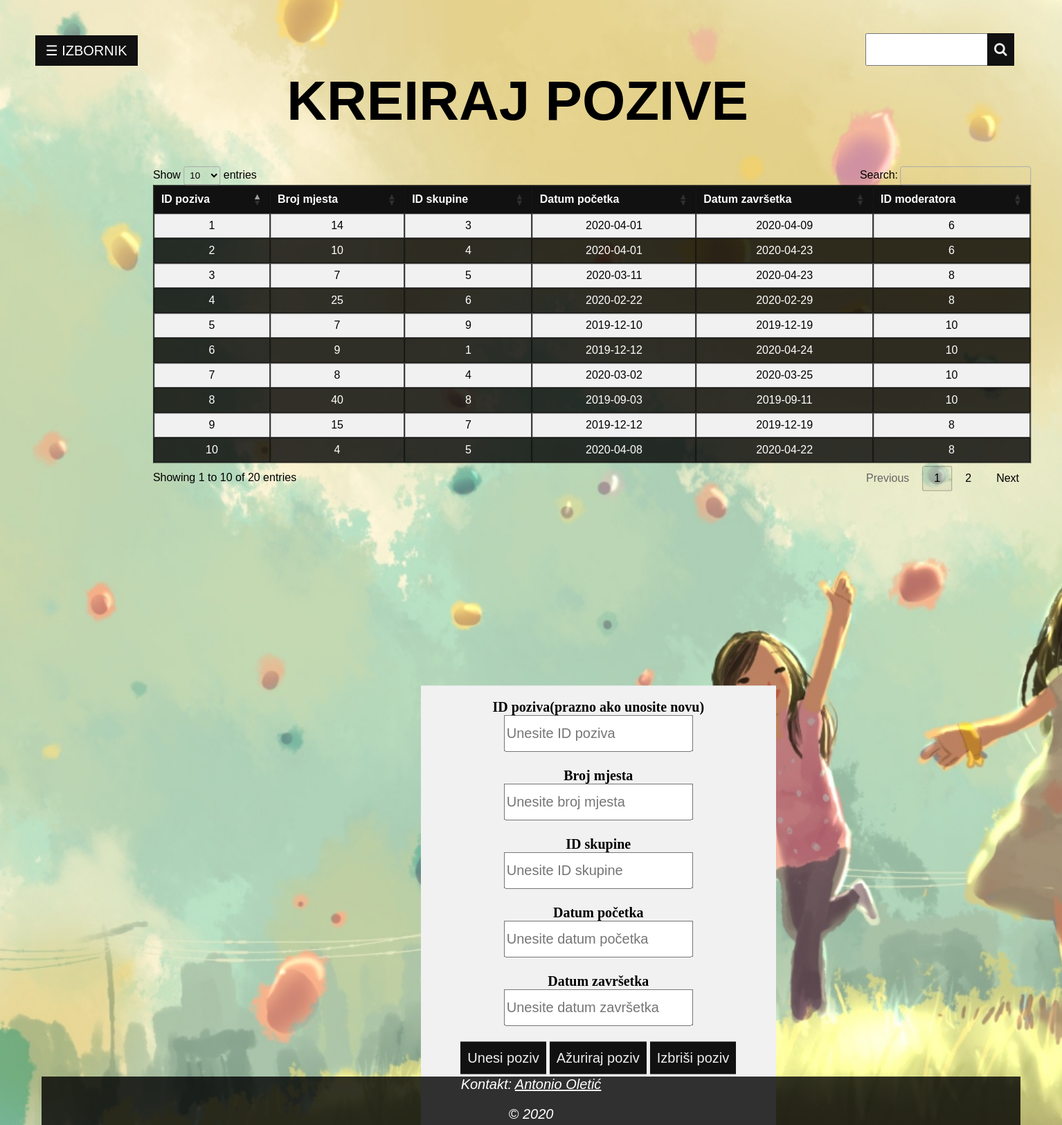
/kreirajPozivAdmin.php, run on the app's committed database.
### tables this page shows
CREATE TABLE `upisi` (
  `upisi_id` int(11) NOT NULL,
  `broj_mjesta` int(11) NOT NULL,
  `skupina_skupina_id` int(11) NOT NULL,
  `datum_od` date NOT NULL,
  `datum_do` date NOT NULL,
  `korisnik_korisnik_id` int(11) NOT NULL
);

### PHP Class/baza_class.php (called while the page is built, shortened)
<?php
class Baza {
    private $veza = null;
    function spojiDB() {
        $this->veza = new mysqli(self::server, self::korisnik, self::lozinka, self::baza);
        $this->veza->set_charset("utf8");
        return $this->veza;
    }
    function selectDB($upit) {
        $rezultat = $this->veza->query($upit);
        return $rezultat;
    }
}
?>

### kreirajPozivAdmin.php (the view, shortened to what this page needs)
<?php
include 'PHP Class/baza_class.php';
?>
<!DOCTYPE html>
<html>
    <head>
        <link rel="stylesheet" href="https://cdnjs.cloudflare.com/ajax/libs/font-awesome/4.7.0/css/font-awesome.min.css">
        <link href="css/aoletic.css" rel="stylesheet" type="text/css">
        <link href="css/aoletic_upravljajvrticima.css" rel="stylesheet" type="text/css">
        <link rel="stylesheet" type="text/css" href="https://cdn.datatables.net/1.10.20/css/jquery.dataTables.css">
    </head>
    <body id="sidebar_push" class="resetka" name="vrtici" onload="DobijVrticeAdmin()">
        <header class="zaglavje">
            <div id="main">
                <button class="openbtn" onclick="openNav()">&#9776; IZBORNIK</button>
            </div>
            <div class="header-form">
                <?php include './forma_search_odjava.php'; ?>
            </div>
        </header>
        <div class="naslov">
            <h1>KREIRAJ POZIVE</h1><br>
        </div>
        <div class="popis_vrtica" style= "transform: translate(15%, -25%);">
            <table id="popis_table8">
                <thead>
                    <tr>
                        <th>ID poziva</th>
                        <th>Broj mjesta</th>
                        <th>ID skupine</th>
                        <th>Datum početka</th>
                        <th>Datum završetka</th>
                        <th>ID moderatora</th>
                    </tr>
                </thead>
                <tbody id="tablica_pozivimod" for="popis_vrtica">
                    <?php
                    $dbVeza = new Baza();
                    $dbVeza->spojiDB();
                    $sqlPoziviMod = "SELECT * FROM upisi";
                    $rezultatPoziviMod = $dbVeza->selectDB($sqlPoziviMod);
                    $dataRow = "";
                    while ($row = mysqli_fetch_array($rezultatPoziviMod)) {
                        $dataRow = $dataRow . "<tr><td>$row[0]</td><td>$row[1]</td><td>$row[2]</td><td>$row[3]</td><td>$row[4]</td><td>$row[5]</td></tr>";
                    }
                    echo $dataRow;
                    ?>
                </tbody>
            </table>
        </div>
        <div class="login_form">
            <form method="post" action="" id="forma_vrtic" >
                <div class="container">
                    <label for="id_vrtica"><b>ID poziva(prazno ako unosite novu)</b></label><br>
                    <input type="text" placeholder="Unesite ID poziva" name="id_poziva" id="id_poziva" style="height:47px ;font-size:20px"><br><br>
                    <label for="broj_mjesta"><b>Broj mjesta</b></label><br>
                    <input type="text" placeholder="Unesite broj mjesta" name="broj_mjesta" id="broj_mjesta"  style="height:47px ;font-size:20px"><br><br>
                    <label for="cijena_skupine"><b>ID skupine</b></label><br>
                    <input type="text" placeholder="Unesite ID skupine" name="id_skupine" id="id_skupine"  style="height:47px ;font-size:20px"><br><br>
                    <label for="cijena_skupine"><b>Datum početka</b></label><br>
                    <input type="text" placeholder="Unesite datum početka" name="datum_pocetka" id="datum_pocetka"  style="height:47px ;font-size:20px"><br><br>
                    <label for="cijena_skupine"><b>Datum završetka</b></label><br>
                    <input type="text" placeholder="Unesite datum završetka" name="datum_zavrsetka" id="datum_zavrsetka"  style="height:47px ;font-size:20px"><br><br>
                    <input class="regbtn" type="submit" name="unesibutton" id="unesibutton" value="Unesi poziv">
                    <input class="regbtn" type="submit" name="azuriraj" id="azuriraj" value="Ažuriraj poziv">
                    <input class="regbtn" type="submit" name="izbrisi" id="izbrisi" value="Izbriši poziv"><br><br>
                </div>
                <div class="container" style="background-color:#f1f1f1">
                </div>
            </form>
        </div>
        <footer class="podnozje" id="podnozje_push">
            <address>
                Kontakt:
                <a href="mailto:aoletic@foi.hr" style="color:white">Antonio Oletić</a>
                <p>&copy; 2020</p>
            </address>
        </footer>
    </body>
</html>

### css/aoletic.css (style rules this page uses)
html { scroll-behavior: smooth; min-height: 100%; }
body { font-family: 'Nunito', sans-serif; background-color: #192231; margin: auto 0%; display: grid; width:100%; overflow-x: hidden; }
.resetka { display: grid; grid-template-columns:auto auto auto; row-gap: 30px; padding: 2%; }
.zaglavje { grid-row:1; grid-column:1 / span 3; }
.podnozje { grid-row:4; grid-column:1/span 3; height:70px; position:fixed; left: 60px; right:60px; bottom: 0; background-color: rgba(0,0,0,0.8); color:white; text-align: center; font-size:20px; transition: 0.5s; }
header { z-index: 1; top: 0; }
.resetka { background-image: url(../multimedija/prva_slika.jpg); background-repeat: no-repeat; background-attachment: fixed; background-size: cover; }
.header-form { float:right; font-size: 20px; cursor: pointer; margin-top: -87px; border: none; padding: 20px 100px; }
.openbtn { font-size: 20px; cursor: pointer; background-color: #111; color: white; padding: 10px 15px; border: none; transition-duration: 0.4s; }
#main { transition: margin-left .5s; padding: 20px; }
#sidebar_push { transition: margin-left .5s; }
.naslov { font-size: 40px; font-weight: 40; grid-row:2; grid-column:1/ span 3; transform: translate(25%,-40%); }
.login_form { grid-row:3; grid-column:1; }
.popis_vrtica { grid-row:3; grid-column:1; transform: translate(25%, -25%); }
.popis_vrtica table { overflow-x: scroll; }
.popis_vrtica table, th, td { border: 1px solid #111; }
.popis_vrtica th { padding: 15px 15px; vertical-align: middle; border-bottom: 2px solid #111; border-right: 2px solid #111; background-color: #111; color: white; }
.popis_vrtica td { vertical-align: middle; text-align: center; padding-left: 7px; padding-right: 7px; padding-top: 13px; padding-bottom: 13px; }
.popis_vrtica tr:nth-child(even) { background-color: rgba(0,0,0,0.8); color: white; }
.popis_vrtica tr:nth-child(odd) { background-color: #f1f1f1; color: black; }
.popis_vrticaadmin table, th, td { border: 1px solid #111; }

### css/aoletic_upravljajvrticima.css (style rules this page uses)
.login_form form { font-family: Cenntury Gothic; border: 3px solid #f1f1f1; text-align: center; font-size:20px; background-color: #f1f1f1; margin-left: 500px; margin-bottom: 80px; transform: translate(15%, 90%); width:40% }
.container { padding: 16px; }
.regbtn { padding:12px 10px; background: #111; font-size: 20px; color:#eeeeee; border: none; cursor: pointer; }
html { scroll-behavior: smooth; height: 100%; }

### data on the page
upisi: upisi "1", broj_mjesta "14", skupina_skupina "3", datum_od "2020-04-01", datum_do "2020-04-09", korisnik_korisnik "6"
upisi: upisi "2", broj_mjesta "10", skupina_skupina "4", datum_od "2020-04-01", datum_do "2020-04-23", korisnik_korisnik "6"
upisi: upisi "3", broj_mjesta "7", skupina_skupina "5", datum_od "2020-03-11", datum_do "2020-04-23", korisnik_korisnik "8"
upisi: upisi "4", broj_mjesta "25", skupina_skupina "6", datum_od "2020-02-22", datum_do "2020-02-29", korisnik_korisnik "8"
upisi: upisi "5", broj_mjesta "7", skupina_skupina "9", datum_od "2019-12-10", datum_do "2019-12-19", korisnik_korisnik "10"
upisi: upisi "6", broj_mjesta "9", skupina_skupina "1", datum_od "2019-12-12", datum_do "2020-04-24", korisnik_korisnik "10"
upisi: upisi "7", broj_mjesta "8", skupina_skupina "4", datum_od "2020-03-02", datum_do "2020-03-25", korisnik_korisnik "10"
upisi: upisi "8", broj_mjesta "40", skupina_skupina "8", datum_od "2019-09-03", datum_do "2019-09-11", korisnik_korisnik "10"
upisi: upisi "9", broj_mjesta "15", skupina_skupina "7", datum_od "2019-12-12", datum_do "2019-12-19", korisnik_korisnik "8"
upisi: upisi "10", broj_mjesta "4", skupina_skupina "5", datum_od "2020-04-08", datum_do "2020-04-22", korisnik_korisnik "8"
